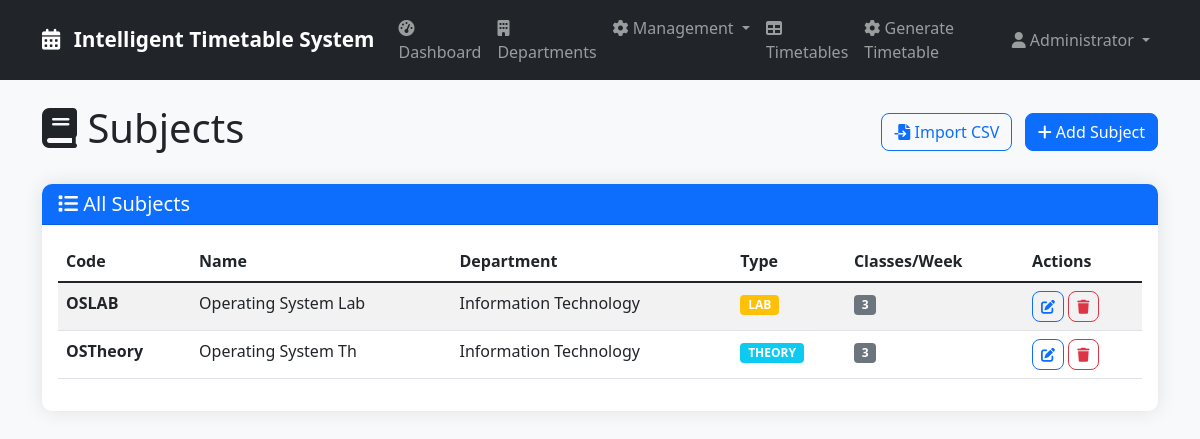
/subjects (signed in), run on an earlier commit of the app's database.
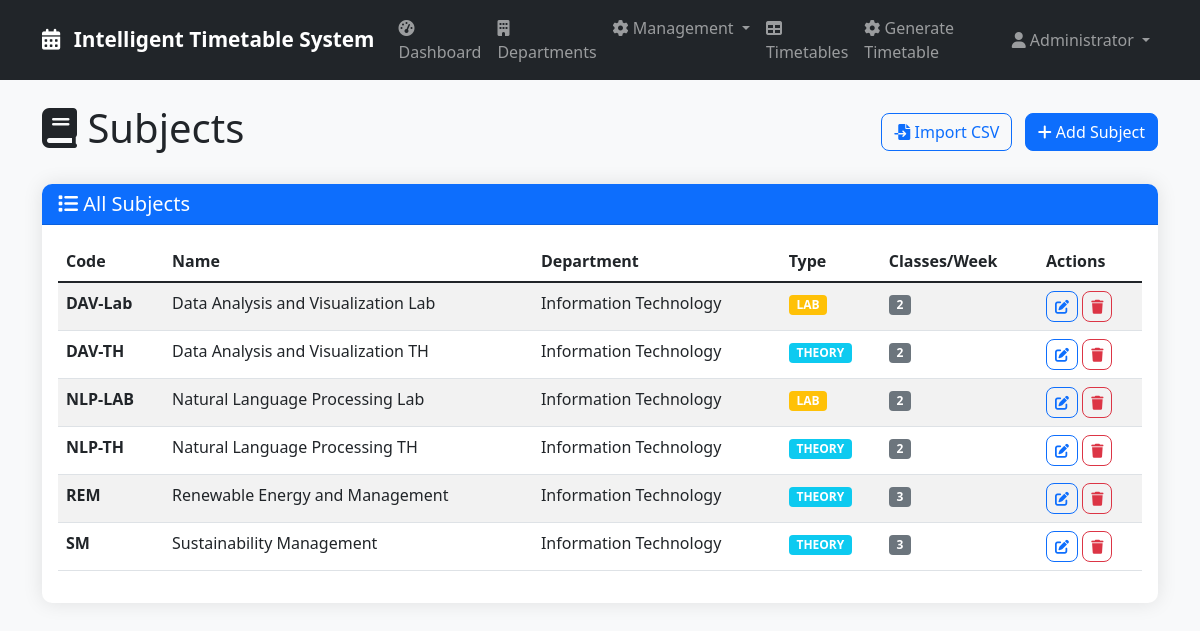
And on a later commit of the database.
### tables this page shows
CREATE TABLE subjects (
            id INTEGER PRIMARY KEY AUTOINCREMENT,
            name TEXT NOT NULL,
            code TEXT UNIQUE NOT NULL,
            department_id INTEGER,
            subject_type TEXT DEFAULT 'THEORY',
            classes_per_week INTEGER DEFAULT 3,
            created_at DATETIME DEFAULT CURRENT_TIMESTAMP,
            FOREIGN KEY (department_id) REFERENCES departments (id)
        );

CREATE TABLE departments (
            id INTEGER PRIMARY KEY AUTOINCREMENT,
            name TEXT NOT NULL,
            code TEXT UNIQUE NOT NULL,
            created_at DATETIME DEFAULT CURRENT_TIMESTAMP
        );

### app.py (the view)
@app.route('/subjects')
@login_required
def subjects():
    conn = sqlite3.connect('timetable.db')
    conn.row_factory = sqlite3.Row
    cursor = conn.cursor()
    cursor.execute('''
        SELECT s.*, d.name as department_name
        FROM subjects s
        LEFT JOIN departments d ON s.department_id = d.id
        ORDER BY s.name
    ''')
    subjects = cursor.fetchall()
    cursor.execute('SELECT * FROM departments ORDER BY name')
    departments = cursor.fetchall()
    conn.close()
    return render_template('subjects.html', subjects=subjects, departments=departments)

### app.py (called while the page is built)
def login_required(f):
    @wraps(f)
    def decorated_function(*args, **kwargs):
        if 'user_id' not in session:
            flash('Please log in to access this page.', 'error')
            return redirect(url_for('login'))
        return f(*args, **kwargs)
    return decorated_function

@app.context_processor
def utility_processor():
    return dict(get_faculty_subjects=get_faculty_subjects)

### templates/subjects.html (shortened to what this page needs)
{% extends "base.html" %}
{% block content %}
<div class="d-flex justify-content-between align-items-center mb-4">
    <h1><i class="fas fa-book"></i> Subjects</h1>
    {% if session.role == 'admin' %}
    <div>
        <a href="{{ url_for('upload_csv') }}" class="btn btn-outline-primary me-2">
            <i class="fas fa-file-import"></i> Import CSV
        </a>
        <button class="btn btn-primary" data-bs-toggle="modal" data-bs-target="#addSubjectModal">
            <i class="fas fa-plus"></i> Add Subject
        </button>
    </div>
    {% endif %}
</div>
<div class="card">
    <div class="card-header bg-primary text-white">
        <h5 class="mb-0"><i class="fas fa-list"></i> All Subjects</h5>
    </div>
    <div class="card-body">
        {% if subjects %}
        <div class="table-responsive">
            <table class="table table-striped table-hover">
                <thead>
                    <tr>
                        <th>Code</th>
                        <th>Name</th>
                        <th>Department</th>
                        <th>Type</th>
                        <th>Classes/Week</th>
                        {% if session.role == 'admin' %}
                        <th>Actions</th>
                        {% endif %}
                    </tr>
                </thead>
                <tbody>
                    {% for subject in subjects %}
                    <tr>
                        <td class="fw-bold">{{ subject.code }}</td>
                        <td>{{ subject.name }}</td>
                        <td>{{ subject.department_name or 'N/A' }}</td>
                        <td>
                            <span class="badge bg-{{ 'info' if subject.subject_type == 'THEORY' else 'warning' }}">
                                {{ subject.subject_type }}
                            </span>
                        </td>
                        <td>
                            <span class="badge bg-secondary">{{ subject.classes_per_week }}</span>
                        </td>
                        {% if session.role == 'admin' %}
                        <td>
                            <button class="btn btn-sm btn-outline-primary" data-bs-toggle="modal"
                                    data-bs-target="#editSubjectModal"
                                    data-id="{{ subject.id }}"
                                    data-name="{{ subject.name }}"
                                    data-code="{{ subject.code }}"
                                    data-dept="{{ subject.department_id }}"
                                    data-type="{{ subject.subject_type }}"
                                    data-classes="{{ subject.classes_per_week }}">
                                <i class="fas fa-edit"></i>
                            </button>
                            <button class="btn btn-sm btn-outline-danger" data-bs-toggle="modal"
                                    data-bs-target="#deleteSubjectModal"
                                    data-id="{{ subject.id }}"
                                    data-name="{{ subject.name }}">
                                <i class="fas fa-trash"></i>
                            </button>
                        </td>
                        {% endif %}
                    </tr>
                    {% endfor %}
                </tbody>
            </table>
        </div>
        {% else %}
        <div class="alert alert-info">
            <i class="fas fa-info-circle"></i> No subjects found. Add some subjects to get started.
        </div>
        {% endif %}
    </div>
</div>
{% endblock %}

### templates/base.html (shortened to what this page needs)
<!DOCTYPE html>
<html lang="en">
<head>
    <link href="https://cdn.jsdelivr.net/npm/bootstrap@5.1.3/dist/css/bootstrap.min.css" rel="stylesheet">
    <link href="https://cdnjs.cloudflare.com/ajax/libs/font-awesome/6.0.0/css/all.min.css" rel="stylesheet">
    <link href="{{ url_for('static', filename='css/style.css') }}" rel="stylesheet">
</head>
<body>
    <nav class="navbar navbar-expand-lg navbar-dark bg-dark">
        <div class="container">
            <a class="navbar-brand" href="{{ url_for('dashboard') }}">
                <i class="fas fa-calendar-alt me-2"></i>
                Intelligent Timetable System
            </a>
            {% if session.user_id %}
<div class="collapse navbar-collapse" id="navbarNav">
    <ul class="navbar-nav me-auto">
        <li class="nav-item">
            <a class="nav-link" href="{{ url_for('dashboard') }}">
                <i class="fas fa-tachometer-alt"></i> Dashboard
            </a>
        </li>
        <li class="nav-item">
            <a class="nav-link" href="{{ url_for('departments') }}">
                <i class="fas fa-building"></i> Departments
            </a>
        </li>
        <li class="nav-item dropdown">
            <a class="nav-link dropdown-toggle" href="#" role="button" data-bs-toggle="dropdown">
                <i class="fas fa-cog"></i> Management
            </a>
        </li>
        <li class="nav-item">
            <a class="nav-link" href="{{ url_for('timetables') }}">
                <i class="fas fa-table"></i> Timetables
            </a>
        </li>
        <li class="nav-item">
            <a class="nav-link" href="{{ url_for('generate_timetable') }}">
                <i class="fas fa-cog"></i> Generate Timetable
            </a>
        </li>
    </ul>
    <ul class="navbar-nav">
        <li class="nav-item dropdown">
            <a class="nav-link dropdown-toggle" href="#" role="button" data-bs-toggle="dropdown">
                <i class="fas fa-user"></i> {{ session.full_name or session.username }}
            </a>
        </li>
    </ul>
</div>
            {% endif %}
        </div>
    </nav>
    <main class="container mt-4">
        {% block content %}{% endblock %}
    </main>
</body>
</html>

### static/css/style.css (style rules this page uses)
:root { --primary-color: #007bff; --secondary-color: #6c757d; --success-color: #28a745; --danger-color: #dc3545; --warning-color: #ffc107; --info-color: #17a2b8; }
body { background-color: #f8f9fa; font-family: 'Segoe UI', Tahoma, Geneva, Verdana, sans-serif; }
.navbar-brand { font-weight: bold; font-size: 1.3rem; }
.card { border: none; border-radius: 10px; box-shadow: 0 0 20px rgba(0, 0, 0, 0.1); transition: transform 0.2s; }
.card-header { border-radius: 10px 10px 0 0 !important; font-weight: 600; }
.btn { border-radius: 8px; font-weight: 500; transition: all 0.3s; }
.table-responsive { border-radius: 10px; overflow: hidden; }

What changed in the data, as far as the page shows it:
removed subjects: code "OSLAB", name "Operating System Lab", name "Information Technology", subject_type "LAB", classes_per_week "3"
removed subjects: code "OSTheory", name "Operating System Th", name "Information Technology", subject_type "THEORY", classes_per_week "3"
added subjects: code "DAV-Lab", name "Data Analysis and Visualization Lab", name "Information Technology", subject_type "LAB", classes_per_week "2"
added subjects: code "DAV-TH", name "Data Analysis and Visualization TH", name "Information Technology", subject_type "THEORY", classes_per_week "2"
added subjects: code "NLP-LAB", name "Natural Language Processing Lab", name "Information Technology", subject_type "LAB", classes_per_week "2"
added subjects: code "NLP-TH", name "Natural Language Processing TH", name "Information Technology", subject_type "THEORY", classes_per_week "2"
added subjects: code "REM", name "Renewable Energy and Management", name "Information Technology", subject_type "THEORY", classes_per_week "3"
added subjects: code "SM", name "Sustainability Management", name "Information Technology", subject_type "THEORY", classes_per_week "3"
